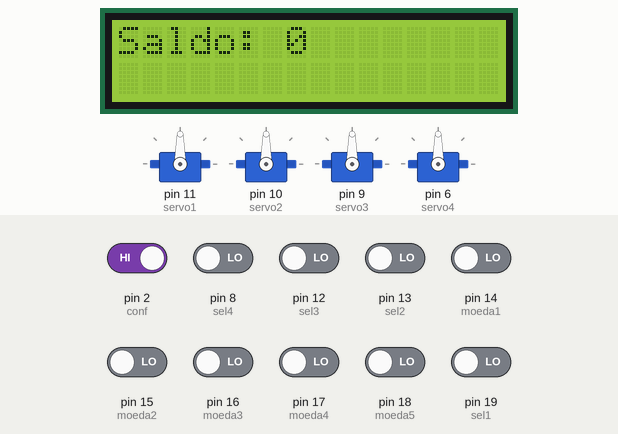
Bench run of a sketch on a simulated Arduino Uno, built with avr-gcc and run on an emulated ATmega328P. Shown: 4 × servo, 16×2 character LCD. The test bench sets the inputs (shaded band); at power-on: pin 2 (conf) HIGH, pin 8 (sel4), pin 12 (sel3), pin 13 (sel2), pin 14 (moeda1), pin 15 (moeda2), pin 16 (moeda3), pin 17 (moeda4), pin 18 (moeda5), pin 19 (sel1) LOW.

Above: at 1.2 s.
1.3 s: pin 8 (sel4) driven HIGH
At 3.3 s:
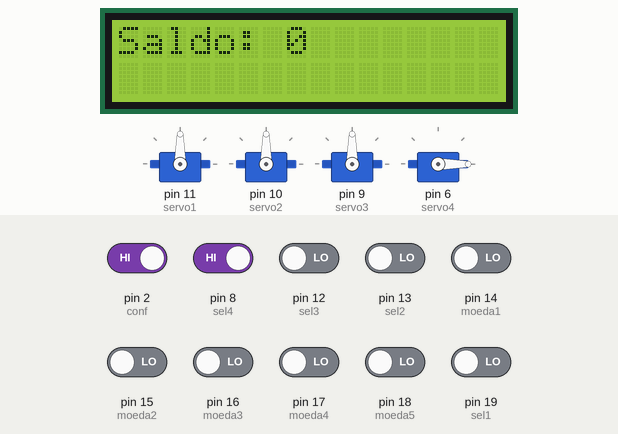
3.8 s: pin 8 (sel4) driven LOW and pin 12 (sel3) driven HIGH
At 5.6 s:
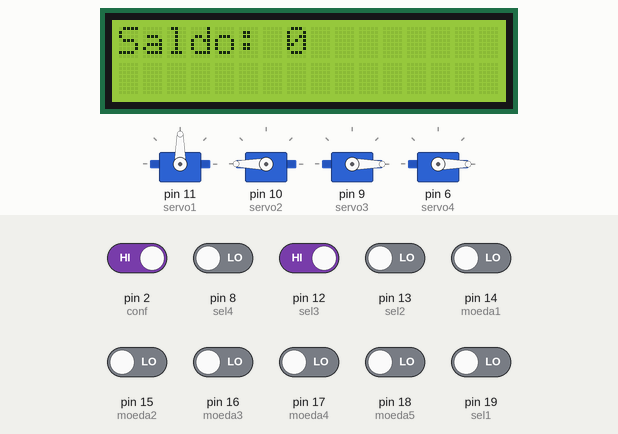
6.3 s: pin 8 (sel4) driven HIGH
At 8.5 s:
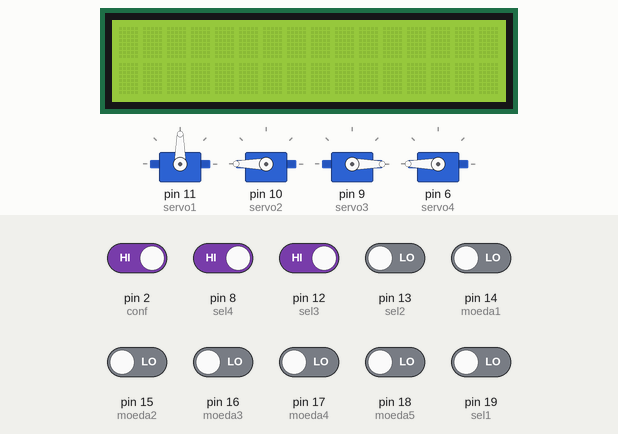
9.3 s: pin 8 (sel4) driven LOW
At 10.0 s:
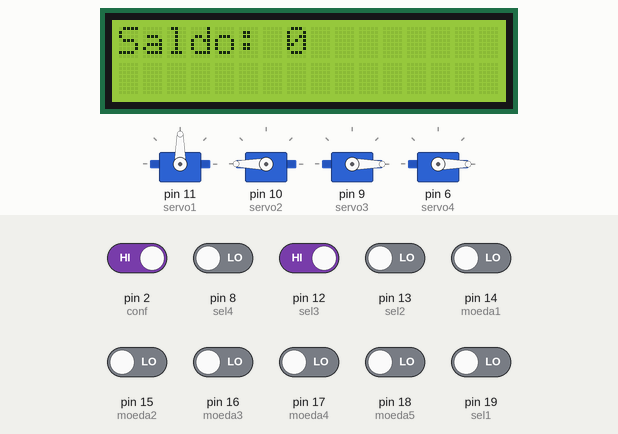
10.8 s: pin 2 (conf) driven LOW
At 13.0 s:
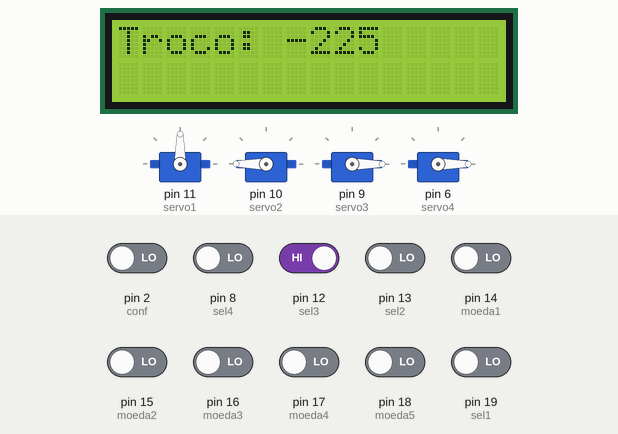
13.8 s: pin 2 (conf) driven HIGH
At 14.6 s:
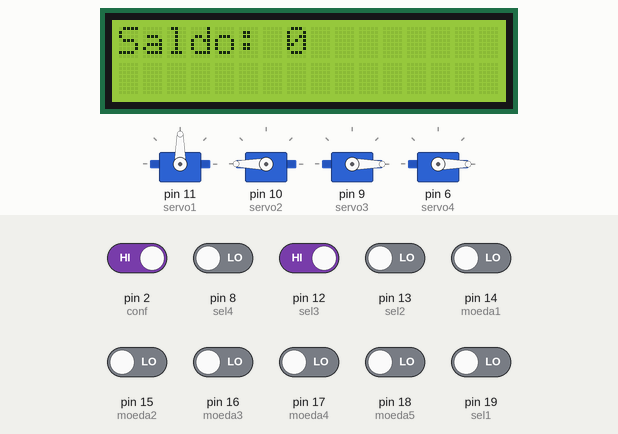
Timing chart, 0 to 16.3 s (numbered marks = the images above; inputs shaded):
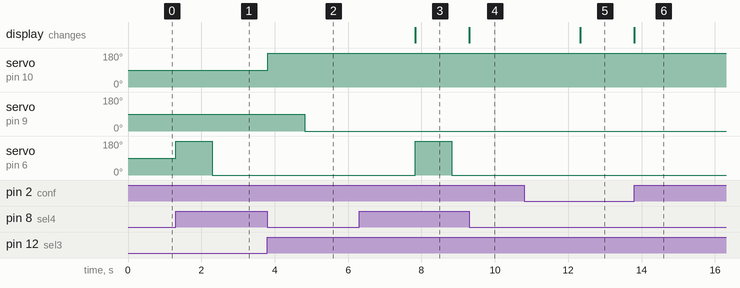

Measured:
- after the input at 1.3 s, servo on pin 6 (servo4): 90° → 180° at once, → 0° 1.0 s later
- after the input at 3.8 s, servo on pin 10 (servo2): 90° → 180° at once; servo on pin 9 (servo3): 90° → 0° after 1.0 s
- after the input at 6.3 s, servo on pin 6 (servo4): 0° → 180° after 1.5 s, → 0° 1.0 s later; the display: changes after 1.5 s (image 3)
- after the input at 9.3 s, the display: changes at once (image 4)
- after the input at 10.8 s, the display: changes after 1.5 s (image 5)
- after the input at 13.8 s, the display: changes at once (image 6)

The sketch:

ArduinoArduino.ino
```cpp
/* O código Arduino foi feito com o objetivo de controlar o display LCD e os 4 motores que fornecem refrigerante.
 * O Arduino recebe 5 dados do kit referentes à moeda colocada, 4 dados referentes ao refrigerante e um referente à
 * confirmação da compra. O Arduino realiza cálculos paralelamente ao kit para poder mostrar o saldo no display,
 * e ao final do processo, calcula o troco e mostra no display, fornecendo o refrigerante escolhido.
 */

#include <Servo.h>
#include <LiquidCrystal.h>

Servo servo1;
Servo servo2;
Servo servo3;
Servo servo4;
LiquidCrystal lcd(7, 5, 4, 3, 0, 1); //RS(4) , Enable(6), D4(11), D5(12), D6(13), D7(14), RW(5)->GND, VSS(1)->GND, VCC(2)->5V, V0->pot

int soma = 0;      //variável que guarda o valor do saldo corrente
int troco;
const int conf = 2;
const int moeda1 = 14;    //pinos de entrada no Arduino que vem do kit
const int moeda2 = 15;
const int moeda3 = 16;
const int moeda4 = 17;
const int moeda5 = 18;
const int sel1 = 19;
const int sel2 = 13;
const int sel3 = 12;
const int sel4 = 8;
int soma5 = 0;
int soma10 = 0;
int soma25 = 0;
int soma50 = 0;           //variáveis que guardam o estado de cada entrada
int soma100 = 0;
int refri1 = 0;
int refri2 = 0;
int refri3 = 0;
int refri4 = 0;
int p1 = 100;           //preços fixados para cada refrigerante
int p2 = 170;
int p3 = 225;
int p4 = 250;
int confirma = 0;

void setup() {
servo1.attach(11);
servo2.attach(10);
servo3.attach(9);
servo4.attach(6);
pinMode(moeda1, INPUT);
pinMode(moeda2, INPUT);
pinMode(moeda3, INPUT);
pinMode(moeda4, INPUT);
pinMode(moeda5, INPUT);
pinMode(sel1, INPUT);
pinMode(sel2, INPUT);
pinMode(sel3, INPUT);
pinMode(sel4, INPUT);
pinMode(conf, INPUT);
lcd.begin(16, 2);
}

void loop() {
soma5 = digitalRead(moeda1);
soma10 = digitalRead(moeda2);
soma25 = digitalRead(moeda3);
soma50 = digitalRead(moeda4);
soma100 = digitalRead(moeda5);
refri1 = digitalRead(sel1);
refri2 = digitalRead(sel2);
refri3 = digitalRead(sel3);
refri4 = digitalRead(sel4);
confirma = digitalRead(conf);
if(soma5 == HIGH){
  soma = soma + 5;                    //loop while que garante que a soma será feita apenas uma vez quando o botão for pressionado
  while(soma5 == HIGH){
    soma5 = digitalRead(moeda1);
  }
}
if(soma10 == HIGH){
  soma = soma + 10;
   while(soma10 == HIGH){
    soma10 = digitalRead(moeda2);
   }
}
if(soma25 == HIGH){
  soma = soma + 25;
  while(soma25 == HIGH){
    soma25 = digitalRead(moeda3);
  }
}
if(soma50 == HIGH){
  soma = soma + 50;
  while(soma50 == HIGH){
    soma50 = digitalRead(moeda4);
  }
}
if(soma100 == HIGH){
  soma = soma + 100;
  while(soma100 == HIGH){
    soma100 = digitalRead(moeda5);
  }
}
if(refri1 == HIGH){
  servo1.write(180);                //reposicionamento dos motores para fornecimento do refrigerante
  delay(1000);
  servo1.write(0);
  troco = soma - p1;                //calcula o troco
  while(refri1 == HIGH){
    refri1 = digitalRead(sel1);
  }
  lcd.clear();
  while(confirma == LOW){           //loop que espera o sinal de confirmação
  lcd.setCursor(0,0);
  lcd.print("Troco: ");            //mostra o troco no display
  lcd.print(troco);
  confirma = digitalRead(conf);
  }
  lcd.clear();                    //limpa a tela do display e zera a variável soma
  soma = 0;
}
if(refri2 == HIGH){
  servo2.write(180);
  delay(1000);
  servo2.write(0);
  troco = soma - p2;
  while(refri2 == HIGH){
    refri2 = digitalRead(sel2);
  }
  lcd.clear();
  while(confirma == LOW){
  lcd.setCursor(0,0);
  lcd.print("Troco: ");
  lcd.print(troco);
  confirma = digitalRead(conf);

  }
  lcd.clear();
  soma = 0;
}
if(refri3 == HIGH){
  servo2.write(180);
  delay(1000);
  servo3.write(0);
  troco = soma - p3;
  while(refri2 == HIGH){
    refri3 = digitalRead(sel3);
  }
  lcd.clear();
  while(confirma == LOW){
  lcd.setCursor(0,0);
  lcd.print("Troco: ");
  lcd.print(troco);
  confirma = digitalRead(conf);

  }
  lcd.clear();
  soma = 0;
}
if(refri4 == HIGH){
  servo4.write(180);
  delay(1000);
  servo4.write(0);
  troco = soma - p4;
  while(refri4 == HIGH){
    refri4 = digitalRead(sel4);
  }
  lcd.clear();
  while(confirma == LOW){
  lcd.setCursor(0,0);
  lcd.print("Troco: ");
  lcd.print(troco);
  confirma = digitalRead(conf);

  }
  lcd.clear();
  soma = 0;
}
lcd.setCursor(0,0);
lcd.print("Saldo: ");     //mostra o saldo no display
lcd.print(soma);
}
```
